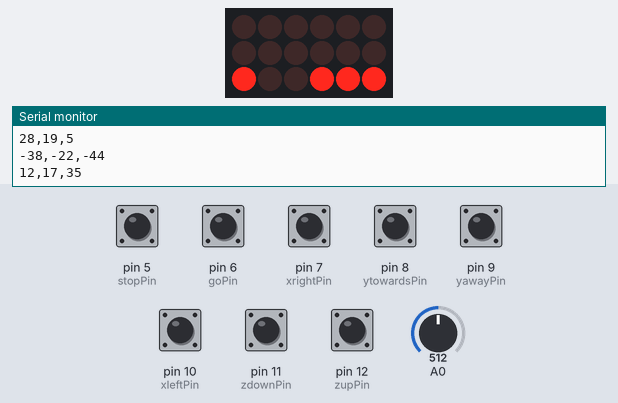
The sketch below on a simulated Arduino Uno, built with avr-gcc and run on an emulated ATmega328P. On the bench: 6×3 LED matrix, the last lines printed to the serial monitor. Wiring (inferred from the names in the program): LED cube drawn one layer per row (orientation assumed): layers pin 15, pin 3, pin 18; columns pin 2, pin 4, pin 13, pin 16, pin 17, pin 19. Inputs (shaded band) come from the test bench; at power-on: pin 5 (stopPin), pin 6 (goPin), pin 7 (xrightPin), pin 8 (ytowardsPin), pin 9 (yawayPin), pin 10 (xleftPin), pin 11 (zdownPin), pin 12 (zupPin) HIGH, A0 = 512. Random numbers use the default seed unless the sketch sets one.

Above: at 1.2 s.
1.3 s: pin 6 (goPin) pulled LOW for 0.5 s
At 1.54 s:
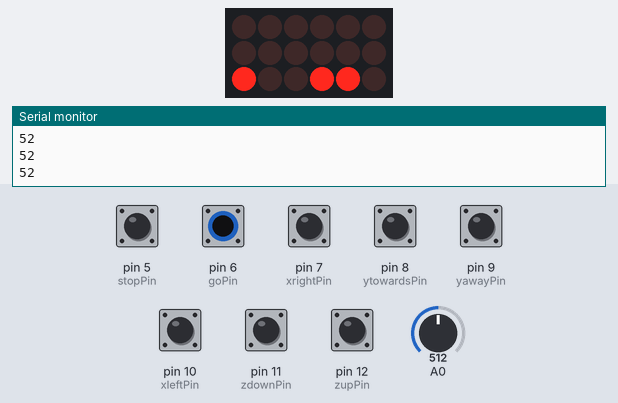
4.4 s: A0 set to 286
7.4 s: A0 set to 261
8.9 s: pin 5 (stopPin) pulled LOW for 0.5 s
At 10.4 s:
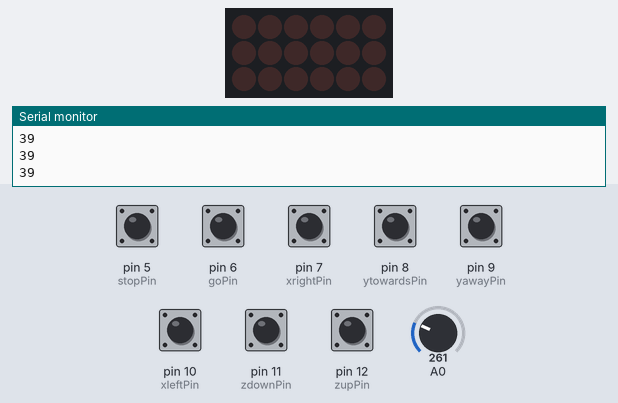
10.9 s: pin 7 (xrightPin) pulled LOW for 0.5 s
At 11.3 s:
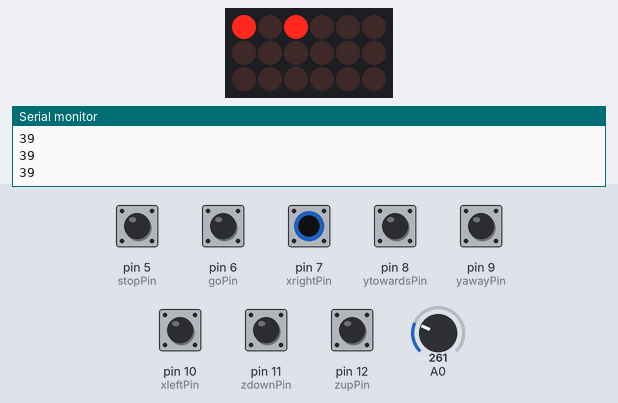
12.9 s: pin 9 (yawayPin) pulled LOW for 0.5 s
At 13.3 s:
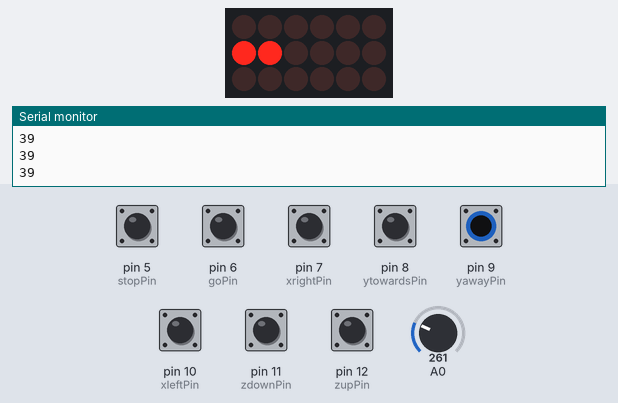
Timing chart, 0 to 15.9 s (numbered marks = the images above; inputs shaded):
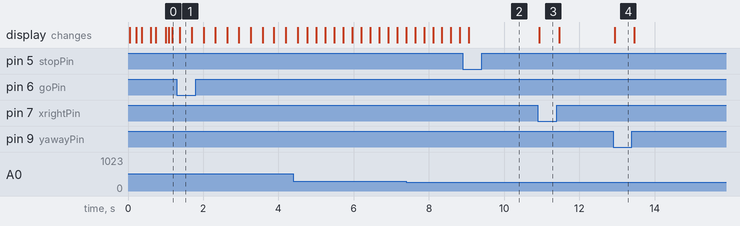

The sketch:

xyznoiseprobe.ino
```cpp
// xyznoiseprobe
// take voltage from A0 input, which is from 0 to 255 multiply by some gain factor to get noise level
// create a randomx randomy and randomz which are all

float gain = 0.1;
int noise = 0;
int randomx = 0;
int randomy = 0;
int randomz = 0;
bool forward = true;//

char Glyph[] = "H";

int delayus = 3000;//delayMicroseconds(delayus); for each step, 2 ms for 1 step is about 2 ms for 20 microns or 10 microns per ms

int unit = 30;//53 steps = 1 mm, 1 step = 18.9 microns, unit of 106 is 2 mm, 212 is 4 mm,

//30 is 0.566 mm

int side = unit;

//these are the pin numbers of the buttons on the controller.  Connect to ground to activate.
int xleftPin = 10;
int xrightPin = 7;
int yawayPin = 9;
int ytowardsPin = 8;
int zdownPin = 11;
int zupPin = 12;

int x0 = 0;
int goPin = 6;
int stopPin = 5;

//connect these pins to the MP6500 stepper motor control board:
int dirPin3 = 19;
int stepPin3 = 18;
int enPin3 = 17;
int dirPin1 = 16;
int stepPin1 = 15;

int enPin1 = 13;

int dirPin2 = 2;
int stepPin2 = 3;
int enPin2 = 4;

boolean xleftBool = false;
boolean xrightBool = false;
boolean yawayBool = false;
boolean ytowardsBool = false;
boolean zdownBool = false;
boolean zupBool = false;
boolean goBool = false;
boolean stopBool = false;


void setup() {

    pinMode(xleftPin,INPUT_PULLUP);
    pinMode(xrightPin,INPUT_PULLUP);
    pinMode(yawayPin,INPUT_PULLUP);
    pinMode(ytowardsPin,INPUT_PULLUP);
    pinMode(zdownPin,INPUT_PULLUP);
    pinMode(zupPin,INPUT_PULLUP);
    pinMode(goPin,INPUT_PULLUP);
    pinMode(stopPin,INPUT_PULLUP);

    pinMode(dirPin1,OUTPUT);
    pinMode(stepPin1,OUTPUT);
    pinMode(enPin1,OUTPUT);
    pinMode(dirPin2,OUTPUT);
    pinMode(stepPin2,OUTPUT);
    pinMode(enPin2,OUTPUT);
    pinMode(dirPin3,OUTPUT);
    pinMode(stepPin3,OUTPUT);
    pinMode(enPin3,OUTPUT);

    digitalWrite(dirPin1,LOW);
    digitalWrite(stepPin1,LOW);
    digitalWrite(enPin1,HIGH);
    digitalWrite(dirPin2,LOW);
    digitalWrite(stepPin2,LOW);
    digitalWrite(enPin2,HIGH);
    digitalWrite(dirPin3,LOW);
    digitalWrite(stepPin3,LOW);
    digitalWrite(enPin3,HIGH);

    Serial.begin(9600);

}

void loop() {
  xleftBool = !digitalRead(xleftPin);
  xrightBool = !digitalRead(xrightPin);
  yawayBool = !digitalRead(yawayPin);
  ytowardsBool = !digitalRead(ytowardsPin);
  zdownBool = !digitalRead(zdownPin);
  zupBool = !digitalRead(zupPin);
  goBool = !digitalRead(goPin);
  stopBool = !digitalRead(stopPin);

  if(goBool){
      printGlyph(Glyph);
  }

  if(xleftBool){
     moveLeft(1);
  }
  if(xrightBool){
     moveRight(1);
  }
  if(zdownBool){
    moveUp(1);
  }
  if(zupBool){
    moveDown(1);
  }
  if(yawayBool){
    moveAway(1);
  }
  if(ytowardsBool){
    moveTowards(1);
  }

  x0 = analogRead(A0);
  noise = gain*x0;
  if(x0 < 25){
    x0 = 0;
  }
  randomx = random(noise);
  randomy = random(noise);
  randomz = random(noise);
  if(forward){
    Serial.print(randomx);
  }
  else{
    Serial.print(-randomx);
  }
  Serial.print(",");
  if(forward){
    Serial.print(randomy);
  }
  else{
    Serial.print(-randomy);
  }
  Serial.print(",");
  if(forward){
    Serial.println(randomz);
  }
  else{
    Serial.println(-randomz);
  }

  if(forward){
    moveLeft(randomx);
    moveAway(randomy);
    moveUp(randomz);
  }
  else{
    moveRight(randomx);
    moveTowards(randomy);
    moveDown(randomz);
  }
//  delay(10);
  forward = !forward;

}

void moveLeft(int nSteps){
     digitalWrite(dirPin1,LOW);
     digitalWrite(enPin1,LOW);

     for(int index = 0;index < nSteps;index++){
       digitalWrite(stepPin1,HIGH);
       delayMicroseconds(delayus);
       digitalWrite(stepPin1,LOW);
       delayMicroseconds(delayus);

     }
     digitalWrite(enPin1,HIGH);
     digitalWrite(enPin2,HIGH);
}

void moveRight(int nSteps){
     digitalWrite(dirPin1,HIGH);
     digitalWrite(enPin1,LOW);

     for(int index = 0;index < nSteps;index++){
       digitalWrite(stepPin1,HIGH);
       delayMicroseconds(delayus);
       digitalWrite(stepPin1,LOW);
       delayMicroseconds(delayus);

     }
     digitalWrite(enPin1,HIGH);
     digitalWrite(enPin3,HIGH);

}

void moveDown(int nSteps){
     digitalWrite(dirPin3,HIGH);
     digitalWrite(enPin3,LOW);

     for(int index = 0;index < nSteps;index++){
       digitalWrite(stepPin3,HIGH);
       delayMicroseconds(delayus);
       digitalWrite(stepPin3,LOW);
       delayMicroseconds(delayus);
     }
     digitalWrite(enPin1,HIGH);
     digitalWrite(enPin3,HIGH);

}

void moveUp(int nSteps){
     digitalWrite(dirPin3,LOW);
     digitalWrite(enPin3,LOW);
     for(int index = 0;index < nSteps;index++){
       digitalWrite(stepPin3,HIGH);
       delayMicroseconds(delayus);
       digitalWrite(stepPin3,LOW);
       delayMicroseconds(delayus);
     }
     digitalWrite(enPin3,HIGH);
     digitalWrite(enPin1,HIGH);

}

void moveAway(int nSteps){
     digitalWrite(dirPin2,LOW);
     digitalWrite(enPin2,LOW);

     for(int index = 0;index < nSteps;index++){
       digitalWrite(stepPin2,HIGH);
       delayMicroseconds(delayus);
       digitalWrite(stepPin2,LOW);
       delayMicroseconds(delayus);
     }
     digitalWrite(enPin2,HIGH);
}

void moveTowards(int nSteps){
     digitalWrite(dirPin2,HIGH);
     digitalWrite(enPin2,LOW);

     for(int index = 0;index < nSteps;index++){
       digitalWrite(stepPin2,HIGH);
       delayMicroseconds(delayus);
       digitalWrite(stepPin2,LOW);
       delayMicroseconds(delayus);
     }
     digitalWrite(enPin2,HIGH);
}


void geometronAction(char action){

  x0 = analogRead(A0);
  unit = 26 + (52000*x0/1024)/1000;
  side = unit;
  Serial.println(side);

  stopBool = !digitalRead(stopPin);
  if(stopBool){
    delay(500);
    while(true){
      if(!digitalRead(goPin)){
        stopBool = false;
        break;
      }
      if(!digitalRead(stopPin)){
        break;
      }
      xleftBool = !digitalRead(xleftPin);
      xrightBool = !digitalRead(xrightPin);
      yawayBool = !digitalRead(yawayPin);
      ytowardsBool = !digitalRead(ytowardsPin);
      zdownBool = !digitalRead(zdownPin);
      zupBool = !digitalRead(zupPin);
      if(xleftBool){
         moveLeft(1);
      }
      if(xrightBool){
         moveRight(1);
      }
      if(zdownBool){
        moveUp(1);
      }
      if(zupBool){
        moveDown(1);
      }
      if(yawayBool){
        moveAway(1);
      }
      if(ytowardsBool){
        moveTowards(1);
      }

    }
  }
  if(action == 'a'){
     moveRight(side);
  }
  if(action == 'b'){
     moveLeft(side);
  }
  if(action == 'c'){
    moveAway(side);
  }
  if(action == 'd'){
    moveTowards(side);
  }
  if(action == 'e'){
    moveUp(side);
  }
  if(action == 'f'){
    moveDown(side);
  }
  if(action == 'g'){
    side /= 2;
  }
  if(action == 'h'){
    side *= 2;
  }
  if(action == 'A'){
    geometronSequence("efa");//4 mm up and 4 mm down, then move 4 mm right
  }
  if(action == 'B'){
    geometronSequence("efb");//4 mm up 4 mm down, then 4 mm left
  }
  if(action == 'C'){
    geometronSequence("efc");//4 mm up, 4 mm down, then 4 mm away
  }
  if(action == 'D'){
    geometronSequence("efd");//4 mm up, 4 mm down, 4 mm towards
  }
  if(action == 'E'){
    //geometronSequence("ACBD");//upa an down around in a square of 1 mm, so a 1 mm cube
    geometronSequence("fceafdeb");//up,back,down,right, up,towards, down, left, (1 mm cube)
  }
  if(action == 'F'){
    geometronSequence("EEEEEEEEEE");//10 cubes
  }
  if(action == 'G'){
    geometronSequence("FFFFFFFFFF");//100 cubes
  }
  if(action == 'H'){
    geometronSequence("GGGGGGGGGG");//1000 cubes
  }
}


void printGlyph(char localGlyph[]){
  side=unit;
   for(int index = 0;index <= sizeof(Glyph);index++){
    if(!stopBool){
      geometronAction(localGlyph[index]);
    }
   }
}


void geometronSequence(String glyph){
  //for loop thru the String
  int index = 0;
  for(index = 0;index < glyph.length();index++){
    if(!stopBool){
      geometronAction(glyph.charAt(index));
    }
   }
}
```

Measured:
- after the input at 10.9 s, the display: changes at once (image 3)
- after the input at 12.9 s, the display: changes at once (image 4)
